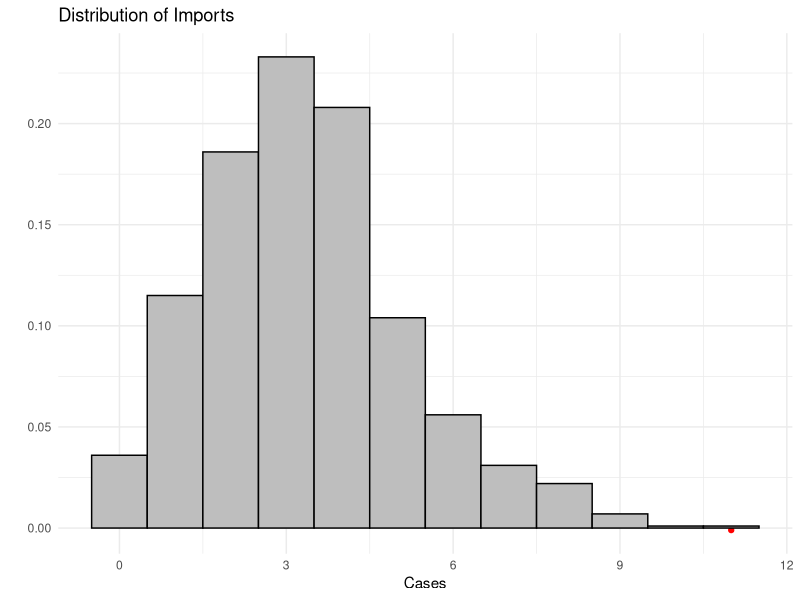
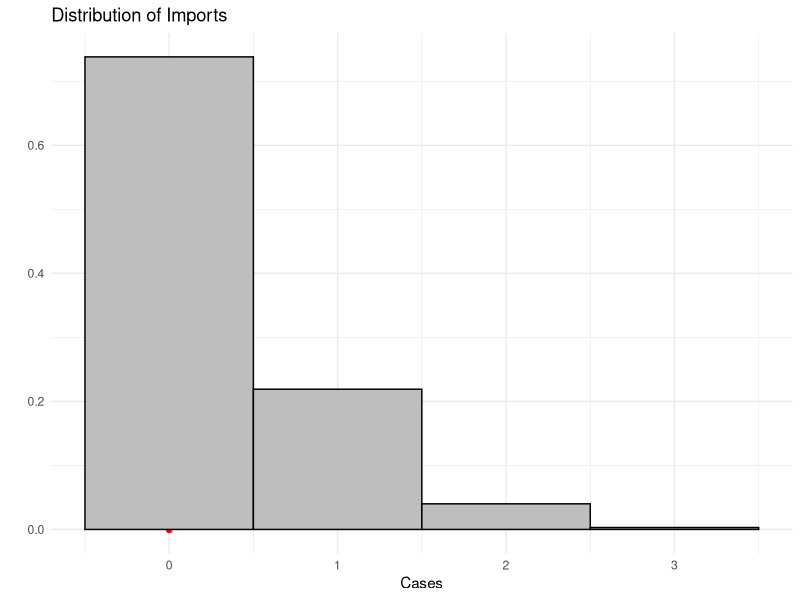
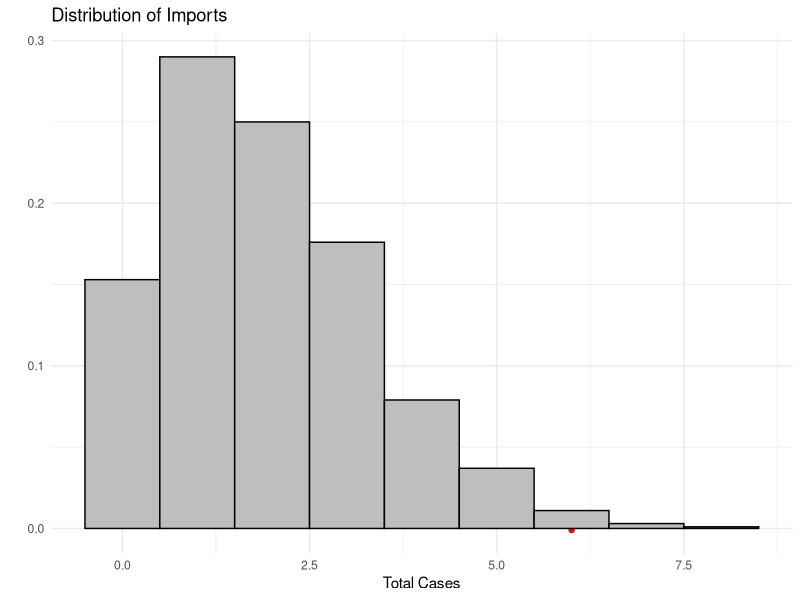
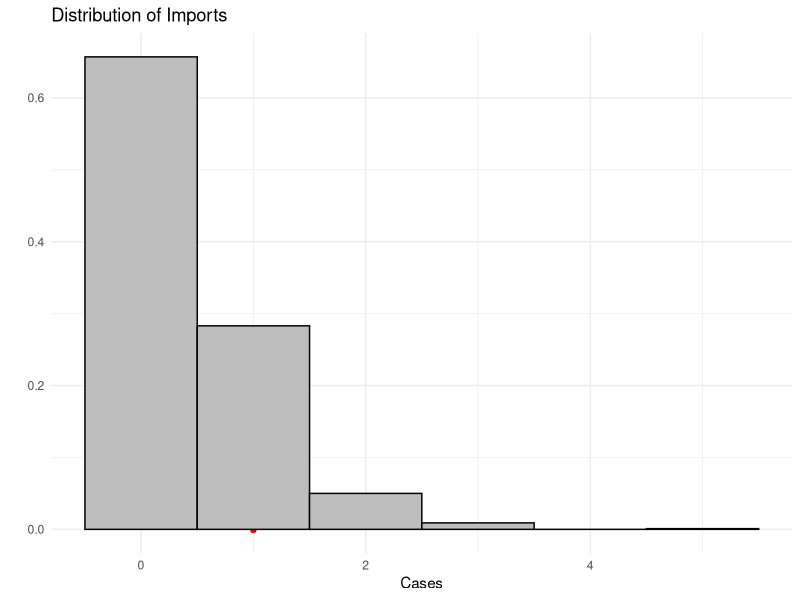
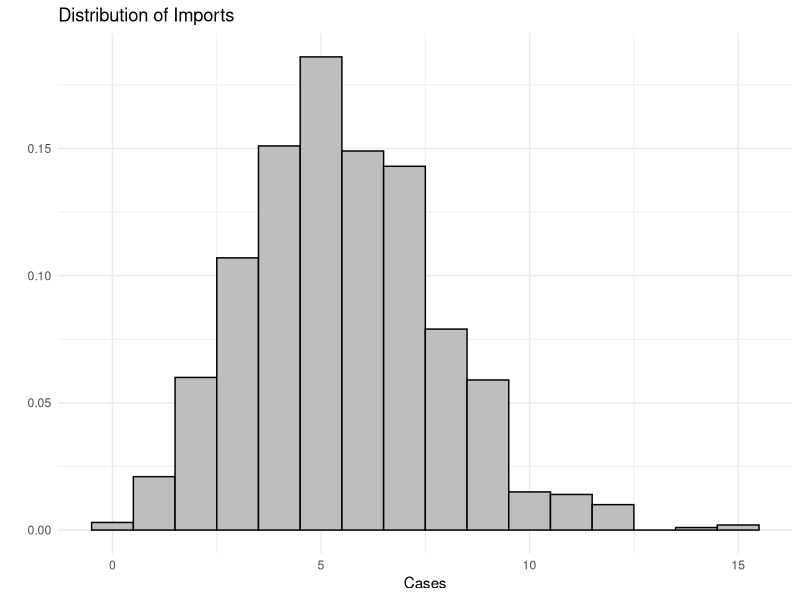
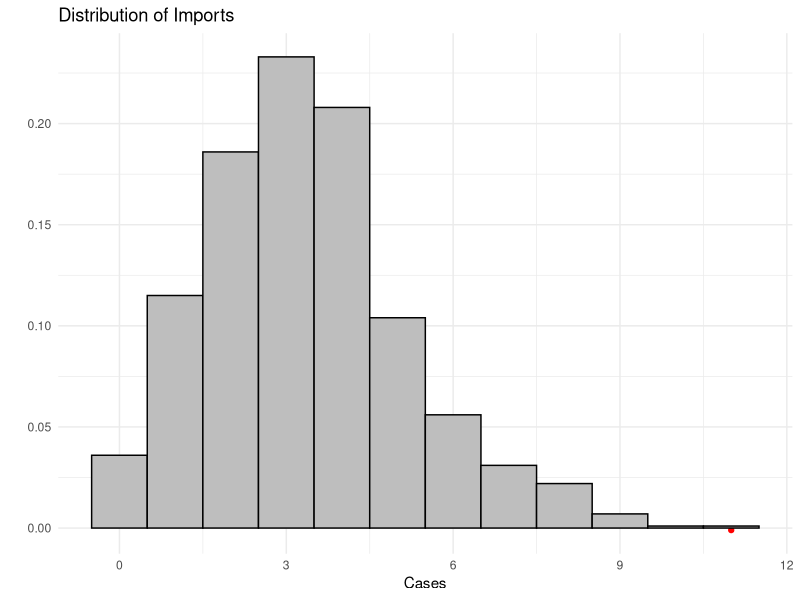
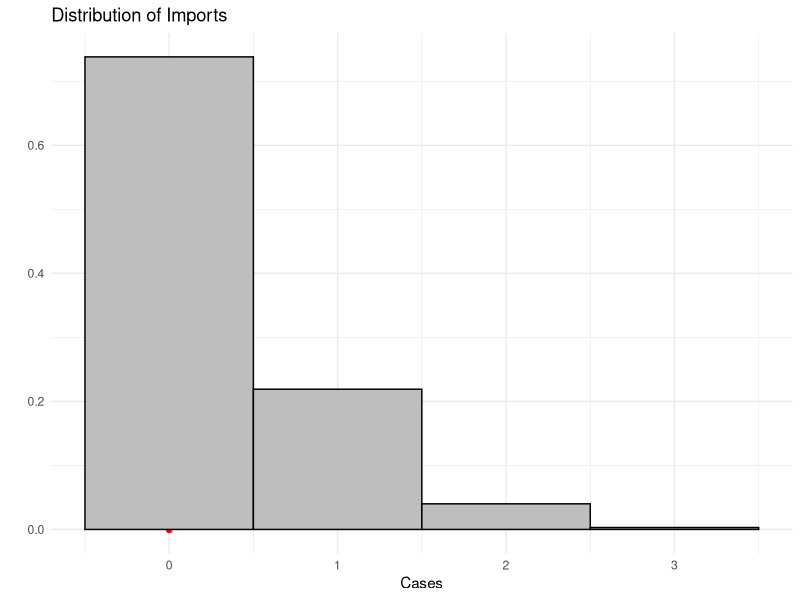
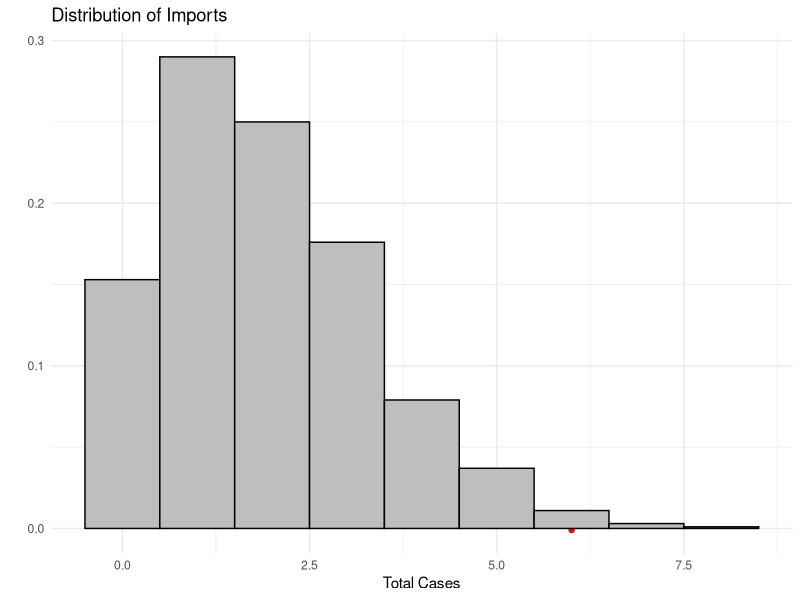

The R script that drew these images, in order:
library(ggplot2)
library(dplyr)
library(tidyr)
library(ggridges)
library(reshape2)
#------------------------------------------------------------#
# Use hazard data to estimate importations to BC
# uses: output/hazards.csv
#       this is output from hazard_rates.py
#------------------------------------------------------------#

startDate='2020-02-28'# first data used
today='2020-03-08' # last data used

# Actual data from BC
BC_imports <- read.csv('data/BC_cases.csv')
BC_imports <- BC_imports[c(10:22),] # **
# read output and sort into data vs extrapolated
risk <- read.csv('output/hazards.csv')
index = match(today, risk$dates)
risk_data <- risk[c(1:index),]
risk_extrap <-risk[-c(1:index),]

#-----Validation Trials--------#
N = 1000
trials <- matrix(-1, nrow=N, ncol=length(risk_data$Total.Risk))
ii=1
for (rate in risk_data$Total.Risk) {
    trials[,ii] = rpois(N, rate)
    ii=ii+1
}
validate_imports = rowSums(trials)
# China
trials <- matrix(-1, nrow=N, ncol=length(risk_data$Mainland.China))
ii=1
for (rate in risk_data$Mainland.China) {
    trials[,ii] = rpois(N, rate)
    ii=ii+1
}
china_validate_imports = rowSums(trials)

# Iran
trials <- matrix(-1, nrow=N, ncol=length(risk_data$Iran))
ii=1
for (rate in risk_data$Iran) {
    trials[,ii] = rpois(N, rate)
    ii=ii+1
}
iran_validate_imports = rowSums(trials)

# US
trials <- matrix(-1, nrow=N, ncol=length(risk_data$US))
ii=1
for (rate in risk_data$US) {
    trials[,ii] = rpois(N, rate)
    ii=ii+1
}
US_validate_imports = rowSums(trials)

#--------------------------------------------------#
# Extrapolated imports 
#--------------------------------------------------#

trials <- matrix(-1, nrow=N, ncol=length(risk_extrap$Total.Risk))
ii=1
for (rate in risk_extrap$Total.Risk) {
    trials[,ii] = rpois(N, rate)
    ii=ii+1
}
extrapolate_imports = rowSums(trials)

#--------------------------------------------------#
#       PLOTS
#--------------------------------------------------#

# Plot trial outcomes and compare to data
# TOTAL
total_imports=length(BC_imports[BC_imports[,"Contact"] != 'Local',]$Case.Number)
ggplot() + aes(validate_imports)+ annotate("point", x = total_imports, y = -0.001, color="red")+
            geom_histogram(aes(y=..density..), binwidth=1, colour="black", fill="gray") + 
            theme_minimal()+
            ggtitle("Distribution of Imports")+
            labs(y= " ", x = "Cases")
ggsave('output/plots/ValidateImports.png')


#CHINA
china_imports=length(BC_imports[BC_imports[,"Contact"] == 'Mainland China',]$Case.Number)
ggplot() + aes(china_validate_imports)+ annotate("point", x = china_imports, y = -0.001, color="red")+
            geom_histogram(aes(y=..density..), binwidth=1, colour="black", fill="gray") + 
            theme_minimal()+
            ggtitle("Distribution of Imports")+
            labs(y= " ", x = "Cases")
ggsave('output/plots/ChinaValidateImports.png')

# IRAN
iran_imports=length(BC_imports[BC_imports[,"Contact"] == 'Iran',]$Case.Number)
ggplot() + aes(iran_validate_imports)+ annotate("point", x = iran_imports, y = -0.001, color="red")+
            geom_histogram(aes(y=..density..), binwidth=1, colour="black", fill="gray") + 
            theme_minimal()+
            ggtitle("Distribution of Imports")+
            labs(y= " ", x = "Total Cases")
ggsave('output/plots/IranValidateImports.png')

# US
US_imports=length(BC_imports[BC_imports[,"Contact"] == 'US',]$Case.Number)
ggplot() + aes(US_validate_imports)+annotate("point", x = US_imports, y = -0.001, color="red")+
            geom_histogram(aes(y=..density..), binwidth=1, colour="black", fill="gray") + 
            theme_minimal()+
            ggtitle("Distribution of Imports")+
            labs(y= " ", x = "Cases")
ggsave('output/plots/USValidateImports.png')


# EXTRAPOLATION
ggplot() + aes(extrapolate_imports)+ geom_histogram(aes(y=..density..), binwidth=1, colour="black", fill="gray") + 
            theme_minimal()+
            ggtitle("Distribution of Imports")+
            labs(y= " ", x = "Cases")
ggsave('output/plots/ExtrapolateImports.png')


